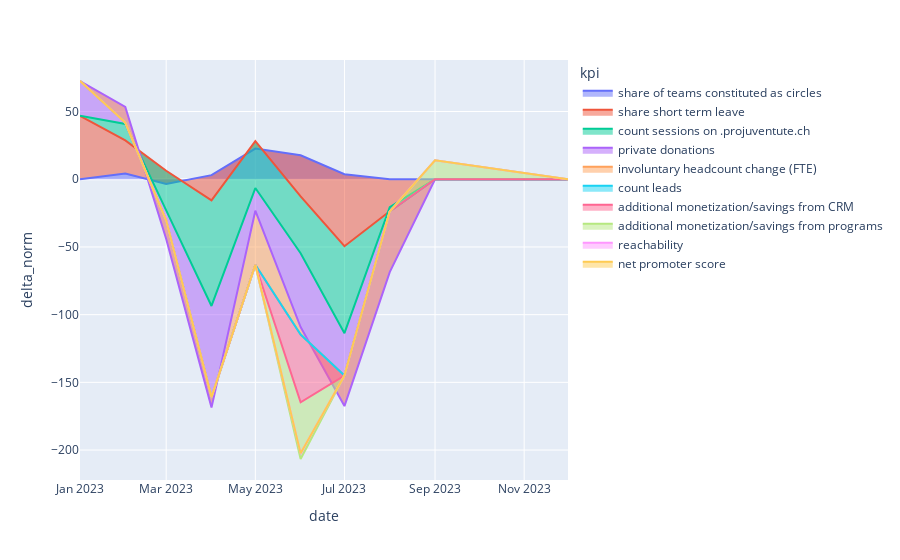

The notebook cell saved with this chart:
### Code cell
fig = px.area(df, x="date", y="delta_norm", color="kpi")
fig.show()

### Figure 1 — Plotly figure (JSON) as saved in the notebook; plotly's stock layout.template omitted (floating-point values rounded to 4 significant figures)
{"data": [{"hovertemplate": "kpi=share of teams constituted as circles<br>date=%{x}<br>delta_norm=%{y}<extra></extra>", "legendgroup": "share of teams constituted as circles", "line": {"color": "#636efa"}, "mode": "lines", "name": "share of teams constituted as circles", "orientation": "v", "showlegend": true, "stackgroup": "1", "type": "scatter", "x": ["2023-01-01T00:00:00", "2023-02-01T00:00:00", "2023-03-01T00:00:00", "2023-04-01T00:00:00", "2023-05-01T00:00:00", "2023-06-01T00:00:00", "2023-07-01T00:00:00", "2023-08-01T00:00:00"], "xaxis": "x", "y": [0, 4.196, -3.497, 3.03, 22.61, 17.72, 3.73, 2.842e-14], "yaxis": "y"}, {"hovertemplate": "kpi=share short term leave<br>date=%{x}<br>delta_norm=%{y}<extra></extra>", "legendgroup": "share short term leave", "line": {"color": "#EF553B"}, "mode": "lines", "name": "share short term leave", "orientation": "v", "showlegend": true, "stackgroup": "1", "type": "scatter", "x": ["2023-01-01T00:00:00", "2023-02-01T00:00:00", "2023-03-01T00:00:00", "2023-04-01T00:00:00", "2023-05-01T00:00:00", "2023-06-01T00:00:00", "2023-07-01T00:00:00", "2023-08-01T00:00:00"], "xaxis": "x", "y": [46.84, 24.5, 9.751, -18.59, 5.455, -30.38, -53.16, -23.64], "yaxis": "y"}, {"hovertemplate": "kpi=count sessions on .projuventute.ch<br>date=%{x}<br>delta_norm=%{y}<extra></extra>", "legendgroup": "count sessions on .projuventute.ch", "line": {"color": "#00cc96"}, "mode": "lines", "name": "count sessions on .projuventute.ch", "orientation": "v", "showlegend": true, "stackgroup": "1", "type": "scatter", "x": ["2023-01-01T00:00:00", "2023-02-01T00:00:00", "2023-03-01T00:00:00", "2023-04-01T00:00:00", "2023-05-01T00:00:00", "2023-06-01T00:00:00", "2023-07-01T00:00:00", "2023-08-01T00:00:00"], "xaxis": "x", "y": [0, 12.16, -29.23, -78.04, -34.57, -41.98, -64.24, 2.984], "yaxis": "y"}, {"hovertemplate": "kpi=private donations<br>date=%{x}<br>delta_norm=%{y}<extra></extra>", "legendgroup": "private donations", "line": {"color": "#ab63fa"}, "mode": "lines", "name": "private donations", "orientation": "v", "showlegend": true, "stackgroup": "1", "type": "scatter", "x": ["2023-01-01T00:00:00", "2023-02-01T00:00:00", "2023-03-01T00:00:00", "2023-04-01T00:00:00", "2023-05-01T00:00:00", "2023-06-01T00:00:00", "2023-07-01T00:00:00", "2023-08-01T00:00:00"], "xaxis": "x", "y": [25.7, 12.56, -21.14, -75.04, -16.7, -54.55, -53.84, -47.91], "yaxis": "y"}, {"hovertemplate": "kpi=involuntary headcount change (FTE)<br>date=%{x}<br>delta_norm=%{y}<extra></extra>", "legendgroup": "involuntary headcount change (FTE)", "line": {"color": "#FFA15A"}, "mode": "lines", "name": "involuntary headcount change (FTE)", "orientation": "v", "showlegend": true, "stackgroup": "1", "type": "scatter", "x": ["2023-01-01T00:00:00", "2023-02-01T00:00:00", "2023-03-01T00:00:00", "2023-04-01T00:00:00", "2023-05-01T00:00:00", "2023-06-01T00:00:00", "2023-07-01T00:00:00", "2023-08-01T00:00:00"], "xaxis": "x", "y": [1.421e-14, -11.62, 13.58, 7.744, -39.98, -5.51, 22.57, 44.69], "yaxis": "y"}, {"hovertemplate": "kpi=count leads<br>date=%{x}<br>delta_norm=%{y}<extra></extra>", "legendgroup": "count leads", "line": {"color": "#19d3f3"}, "mode": "lines", "name": "count leads", "orientation": "v", "showlegend": true, "stackgroup": "1", "type": "scatter", "x": ["2023-03-01T00:00:00", "2023-06-01T00:00:00"], "xaxis": "x", "y": [4.263e-14, 0], "yaxis": "y"}, {"hovertemplate": "kpi=additional monetization/savings from CRM<br>date=%{x}<br>delta_norm=%{y}<extra></extra>", "legendgroup": "additional monetization/savings from CRM", "line": {"color": "#FF6692"}, "mode": "lines", "name": "additional monetization/savings from CRM", "orientation": "v", "showlegend": true, "stackgroup": "1", "type": "scatter", "x": ["2023-03-01T00:00:00", "2023-06-01T00:00:00", "2023-09-01T00:00:00"], "xaxis": "x", "y": [0, -50, 0], "yaxis": "y"}, {"hovertemplate": "kpi=additional monetization/savings from programs<br>date=%{x}<br>delta_norm=%{y}<extra></extra>", "legendgroup": "additional monetization/savings from programs", "line": {"color": "#B6E880"}, "mode": "lines", "name": "additional monetization/savings from programs", "orientation": "v", "showlegend": true, "stackgroup": "1", "type": "scatter", "x": ["2023-03-01T00:00:00", "2023-06-01T00:00:00", "2023-09-01T00:00:00"], "xaxis": "x", "y": [0, -41.89, 13.96], "yaxis": "y"}, {"hovertemplate": "kpi=reachability<br>date=%{x}<br>delta_norm=%{y}<extra></extra>", "legendgroup": "reachability", "line": {"color": "#FF97FF"}, "mode": "lines", "name": "reachability", "orientation": "v", "showlegend": true, "stackgroup": "1", "type": "scatter", "x": ["2023-03-01T00:00:00", "2023-06-01T00:00:00", "2023-09-01T00:00:00"], "xaxis": "x", "y": [0, 4.167, 0], "yaxis": "y"}, {"hovertemplate": "kpi=net promoter score<br>date=%{x}<br>delta_norm=%{y}<extra></extra>", "legendgroup": "net promoter score", "line": {"color": "#FECB52"}, "mode": "lines", "name": "net promoter score", "orientation": "v", "showlegend": true, "stackgroup": "1", "type": "scatter", "x": ["2023-12-01T00:00:00"], "xaxis": "x", "y": [0], "yaxis": "y"}], "layout": {"legend": {"title": {"text": "kpi"}, "tracegroupgap": 0}, "margin": {"t": 60}, "xaxis": {"anchor": "y", "domain": [0, 1], "title": {"text": "date"}}, "yaxis": {"anchor": "x", "domain": [0, 1], "title": {"text": "delta_norm"}}}}
